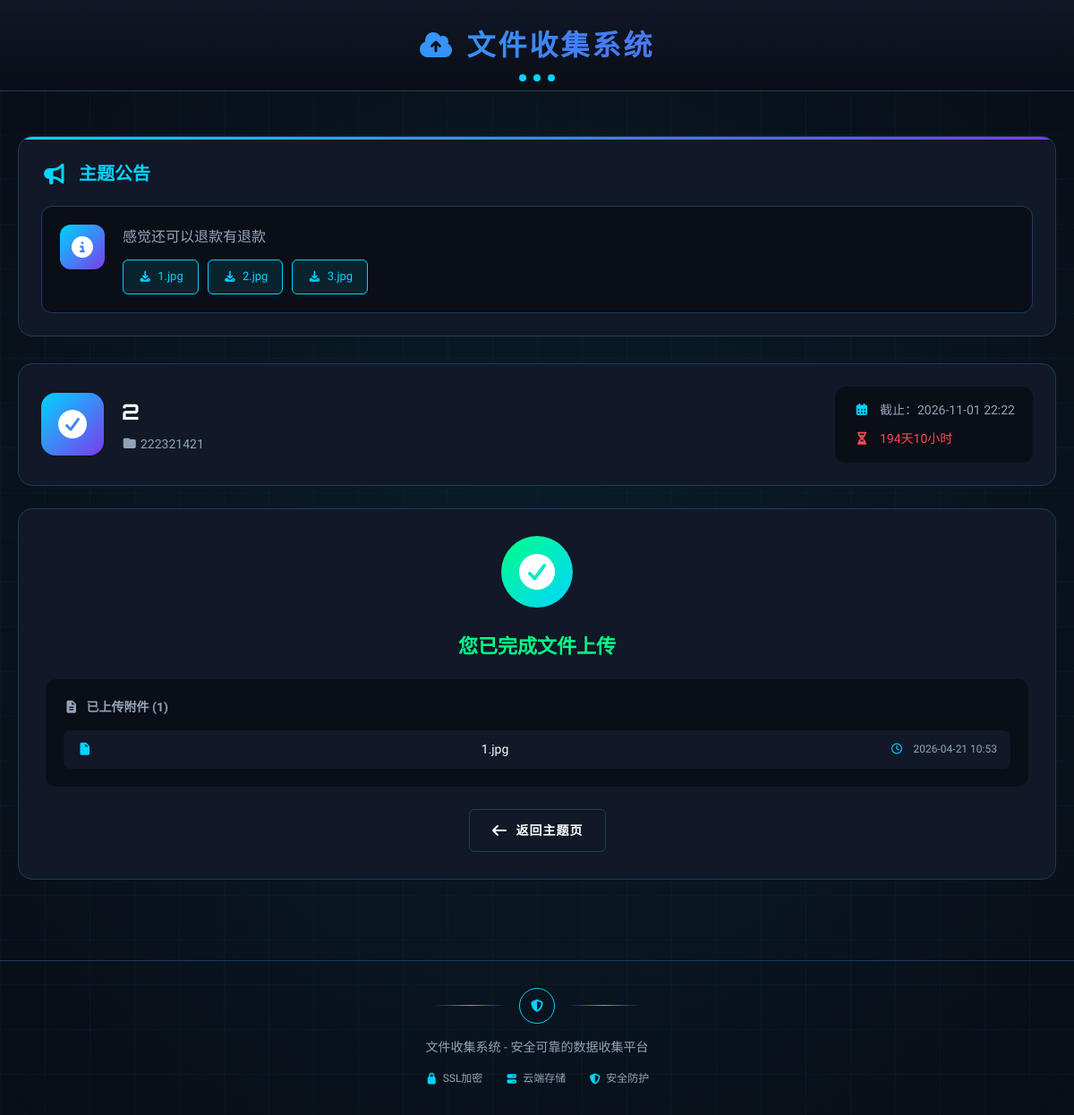
Screenshot of /upload/2 with the database file from the repository.
### models.py (models this page shows)
class CollectionTheme(db.Model):
    id = db.Column(db.Integer, primary_key=True)
    title = db.Column(db.String(200), nullable=False)
    description = db.Column(db.Text)
    announcement = db.Column(db.Text)
    deadline = db.Column(db.DateTime, nullable=False)
    created_at = db.Column(db.DateTime, default=datetime.utcnow)
    is_active = db.Column(db.Boolean, default=True)
    collector_name = db.Column(db.String(100))
    collection_objects = db.relationship('CollectionObject', backref='theme', lazy=True, cascade='all, delete-orphan')
    attachments = db.relationship('ThemeAttachment', backref='theme', lazy=True, cascade='all, delete-orphan')

class ThemeAttachment(db.Model):
    id = db.Column(db.Integer, primary_key=True)
    filename = db.Column(db.String(500), nullable=False)
    original_name = db.Column(db.String(200), nullable=False)
    theme_id = db.Column(db.Integer, db.ForeignKey('collection_theme.id'), nullable=False)
    uploaded_at = db.Column(db.DateTime, default=datetime.utcnow)

class CollectionObject(db.Model):
    id = db.Column(db.Integer, primary_key=True)
    name = db.Column(db.String(100), nullable=False)
    theme_id = db.Column(db.Integer, db.ForeignKey('collection_theme.id'), nullable=False)
    is_completed = db.Column(db.Boolean, default=False)
    completed_at = db.Column(db.DateTime)
    attachments = db.relationship('Attachment', backref='collection_object', lazy=True, cascade='all, delete-orphan')

class Attachment(db.Model):
    id = db.Column(db.Integer, primary_key=True)
    filename = db.Column(db.String(500), nullable=False)
    original_name = db.Column(db.String(200), nullable=False)
    collection_object_id = db.Column(db.Integer, db.ForeignKey('collection_object.id'), nullable=False)
    uploaded_at = db.Column(db.DateTime, default=datetime.utcnow)

### routes.py (the view, shortened to what this page needs)
    @app.route('/upload/<int:object_id>', methods=['GET', 'POST'])
    def upload_page(object_id):
        collection_object = CollectionObject.query.get_or_404(object_id)
        theme = collection_object.theme
        attachments = Attachment.query.filter_by(collection_object_id=object_id).all()
        return render_template('upload.html', obj=collection_object, theme=theme, attachments=attachments)

### app/templates/upload.html (shortened to what this page needs)
{% extends "base.html" %}
{% block content %}
<div class="container">
    {% if theme.announcement %}
    <section class="announcement-section">
        <h2><i class="fas fa-bullhorn"></i> 主题公告</h2>
        <div class="announcements">
            <div class="announcement-item announcement-themed">
                <div class="announcement-icon">
                    <i class="fas fa-info-circle"></i>
                </div>
                <div class="announcement-content">
                    {% if theme.announcement %}
                    <p>{{ theme.announcement }}</p>
                    {% endif %}
                    {% if theme.attachments %}
                    <div class="attachment-list">
                        {% for att in theme.attachments %}
                        <a href="{{ url_for('download_theme_attachment', attachment_id=att.id) }}" class="btn-download">
                            <i class="fas fa-download"></i> {{ att.original_name }}
                        </a>
                        {% endfor %}
                    </div>
                    {% endif %}
                </div>
            </div>
        </div>
    </section>
    {% endif %}
    <div class="upload-page-header">
        <div class="upload-user-info">
            <div class="upload-avatar">
                <i class="fas {% if obj.is_completed %}fa-check-circle{% else %}fa-user{% endif %}"></i>
            </div>
            <div class="upload-user-detail">
                <h2>{{ obj.name }}</h2>
                <p><i class="fas fa-folder"></i> {{ theme.title }}</p>
            </div>
        </div>
        <div class="upload-meta">
            <div class="meta-item">
                <i class="fas fa-calendar-alt"></i>
                <span>截止：{{ theme.deadline.strftime('%Y-%m-%d %H:%M') }}</span>
            </div>
            <div class="meta-item time-warning">
                <i class="fas fa-hourglass-half"></i>
                <span>{{ theme.deadline|time_remaining }}</span>
            </div>
        </div>
    </div>
    {% if obj.is_completed %}
    <div class="upload-completed-card">
        <div class="completed-icon">
            <i class="fas fa-check-circle"></i>
        </div>
        <div class="completed-content">
            <h3>您已完成文件上传</h3>
            <div class="uploaded-files-mini">
                <h4><i class="fas fa-file-alt"></i> 已上传附件 ({{ attachments|length }})</h4>
                <ul>
                    {% for att in attachments %}
                    <li>
                        <i class="fas fa-file"></i> {{ att.original_name }}
                        <span class="upload-time"><i class="far fa-clock"></i> {{ att.uploaded_at.strftime('%Y-%m-%d %H:%M') }}</span>
                    </li>
                    {% endfor %}
                </ul>
            </div>
        </div>
        <div class="completed-actions">
            <a href="{{ url_for('theme_detail', theme_id=theme.id) }}" class="btn btn-secondary">
                <i class="fas fa-arrow-left"></i> 返回主题页
            </a>
        </div>
    </div>
    {% endif %}
</div>
{% endblock %}

### rows the page displays
CollectionTheme: announcement "感觉还可以退款有退款", title "222321421", deadline "2026-11-01 22:22", deadline "194天10小时"
ThemeAttachment: original_name "1.jpg"
ThemeAttachment: original_name "2.jpg"
ThemeAttachment: original_name "3.jpg"
CollectionObject: name "2"
Attachment: original_name "1.jpg", uploaded_at "2026-04-21 10:53"

### other values shown
{{ attachments|length }} "1"
